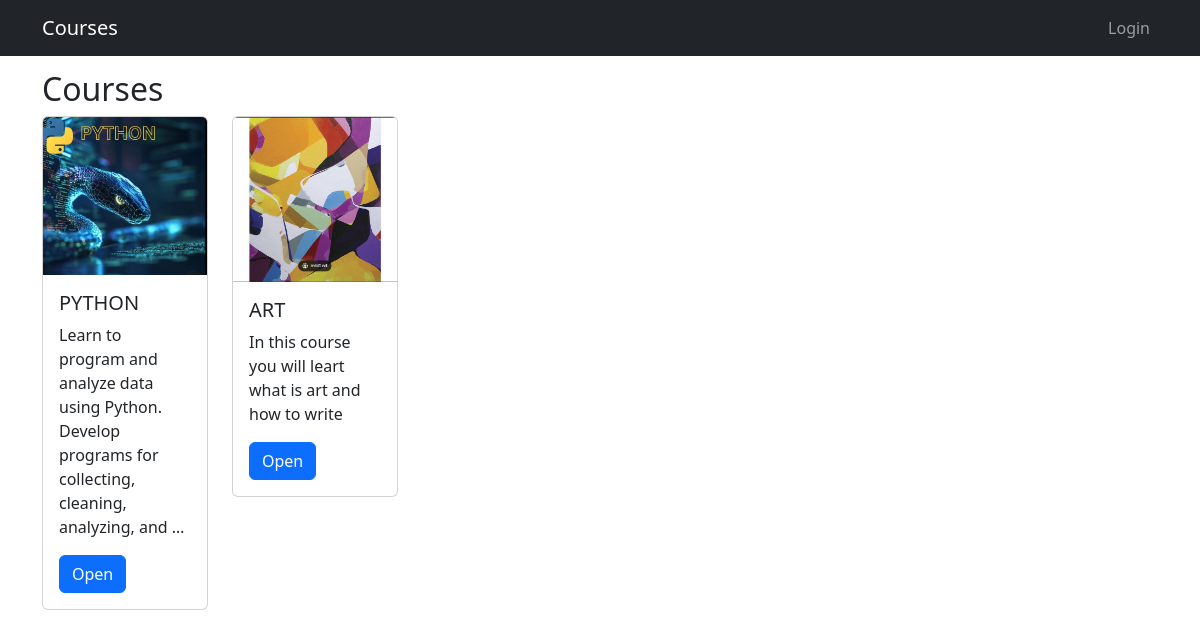
The page / on the database its author committed.
### classes/models.py (models this page shows, shortened)
class Course(models.Model):
    title = models.CharField(max_length=200)
    description = models.TextField()
    image = models.ImageField(upload_to = 'course_images/')

### classes/views.py (the view)
# urls.py: path('', views.course_list, name='course_list'),
def course_list(request):
    courses = Course.objects.all()
    return render(request, 'courses/lists/course_list.html', {'courses': courses})

### classes/templates/courses/lists/course_list.html (shortened to what this page needs)
{% extends "base.html" %}
{% block content %}
<h2>Courses</h2>
<div class="row">
    {% for course in courses %}
        <div class="col-md-2 mb-1">
            <div class="card">
                {% if course.image %}
                    <img src="{{ course.image.url }}" class="card-img-top">
                {% endif %}
                <div class="card-body">
                    <h5>{{ course.title }}</h5>
                    <p>{{ course.description|truncatewords:15 }}</p>
                    <a href="{% url 'course_detail' course.id %}" class="btn btn-primary">
                        Open
                    </a>
                </div>
            </div>
        </div>
    {% empty %}
        <p>No courses</p>
    {% endfor %}
</div>
{% endblock %}

### classes/templates/base.html (style rules this page uses)
body { padding-top: 70px; }

### rows shown on the page
Course: image (picture), title "PYTHON", description "Learn to program and analyze data using Python. Develop programs for collecting, cleaning, analyzing, and …"
Course: image (picture), title "ART", description "In this course you will leart what is art and how to write"
